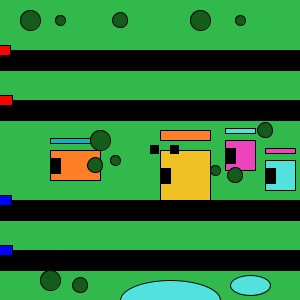
Frame 1 (no input)
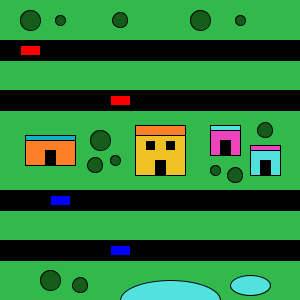
Frame 60 (the mouse pressed at the canvas centre just before this capture)
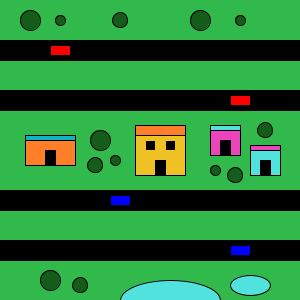
Frame 120 (the mouse held since frame 60 and released just before this capture)

The Processing sketch that drew these frames (run headless with seeded random() and noise(); from frame 60 on, the mouse is pressed at the canvas centre):

// Processing sketch: processing_142318
// ── processing_142318.pde

Car myCar1;
Car myCar2;
Car myCar3;
Car myCar4;

void setup() {
  size(300,300);
  myCar1 = new Car(color(255,0,0),0,100,2); 
  myCar2 = new Car(color(0,0,255),0,200,1);
  myCar3 = new Car(color(255,0,0),0,50,.5);
  myCar4 = new Car(color(0,0,255),0,250,2);
}

void draw() {
  background(49,185,76);
  
  //road
  fill(0);
  rect(0,50,600,20);
  
  //road
  fill(0);
  rect(0,200,600,20);
  
  //road
  fill(0);
  rect(0,100,600,20);
  
  //road
  fill(0);
  rect(0,250,600,20);
  
  //orange house
  fill(255,127,41);
  rect(50,150,50,30);
  
  //door 1
  fill(0);
  rect(50,158,10,15);
  
  //roof 1
  fill(14,179,198);
  rect(50,138,50,5);
  
  //yellow house
  fill(240,193,36);
  rect(160,150,50,50);
  
  //door 2
  fill(0);
  rect(160,168,10,15);
  
  //window 1
  fill(0);
  rect(150,145,8,8);
  
  //window 2
  fill(0);
  rect(170,145,8,8);
  
  //roof 2
  fill(255,127,41);
  rect(160,130,50,10);
  
  //pink house
  fill(236,68,186);
  rect(225,140,30,30);
  
  //door 3
  fill(0);
  rect(225.5,148,10,15);
  
  //roof 3
  fill(82,226,221);
  rect(225,128,30,5);
  
  //blue house
  fill(82,226,221);
  rect(265,160,30,30);
  
  //door 4
  fill(0);
  rect(265,168,10,15);
  
  //roof 4
  fill(236,68,186);
  rect(265,148,30,5);
  
  //bush 1
  fill(21,91,26);
  ellipse(100, 140, 20, 20);
  
  //bush 2
  fill(21,91,26);
  ellipse(95,165,15,15);
  
  //bush 3
  fill(21,91,26);
  ellipse(115,160,10,10);
  
  //bush 4
  fill(21,91,26);
  ellipse(215,170,10,10);
  
  //bush 5
  fill(21,91,26);
  ellipse(235,175,15,15);
  
  //bush 6
  fill(21,91,26);
  ellipse(265,130,15,15);
  
  //bush 7
  fill(21,91,26);
  ellipse(30,20,20,20);
  
  //bush 8
  fill(21,91,26);
  ellipse(60,20,10,10);
  
  //bush 9
  fill(21,91,26);
  ellipse(120,20,15,15);
  
  //bush 10
  fill(21,91,26);
  ellipse(200,20,20,20);
  
  //bush 11
  fill(21,91,26);
  ellipse(240,20,10,10);
  
  //bush 12
  fill(21,91,26);
  ellipse(50,280,20,20);
  
  //bush 13
  fill(21,91,26);
  ellipse(80,285,15,15);
  
  //lake 1
  fill(82,226,221);
  ellipse(170,300,100,40);
  
  //little lake
  fill(82,226,221);
  ellipse(250,285,40,20);
  
  myCar1.drive();
  myCar1.display();
  myCar2.drive();
  myCar2.display();
  myCar3.drive();
  myCar3.display();
  myCar4.drive();
  myCar4.display();
}

class Car { 
  color c;
  float xpos;
  float ypos;
  float xspeed;

  Car(color tempC, float tempXpos, float tempYpos, float tempXspeed) { 
    c = tempC;
    xpos = tempXpos;
    ypos = tempYpos;
    xspeed = tempXspeed;
  }

  void display() {
    stroke(0);
    fill(c);
    rectMode(CENTER);
    rect(xpos,ypos,20,10);
  }

  void drive() {
    xpos = xpos + xspeed;
    if (xpos > width) {
      xpos = 0;
    }
  }
}
